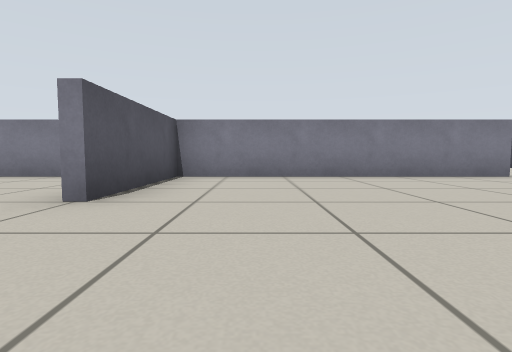
[1] (above)

21 first-person views from a walk through a world built for the Gazebo simulator. The camera is 0.39 m above the floor, tilts 4° down and sees 80° across. The floor is counted in squares, 1 m on a side. Each view is taken from the middle of a square. On the plan, view 1 faces up. The plan holds only what a view shows up to about 9 squares ahead; the rest is blank. The robots in the file are not drawn.

[2]
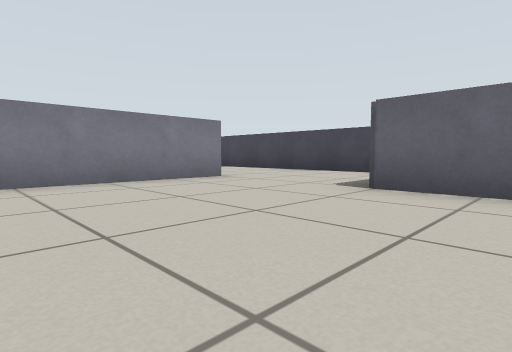

[3]
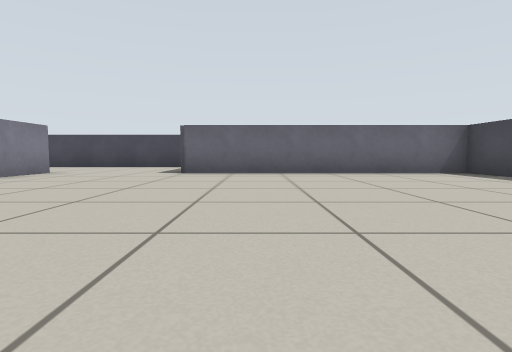

[4]
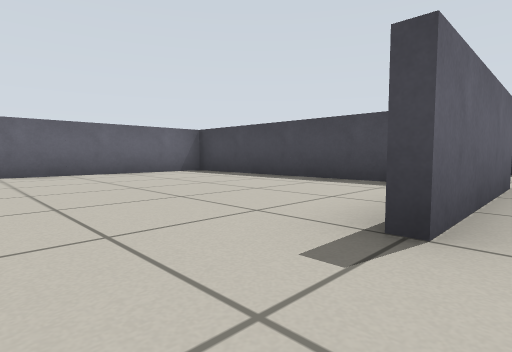

[5]
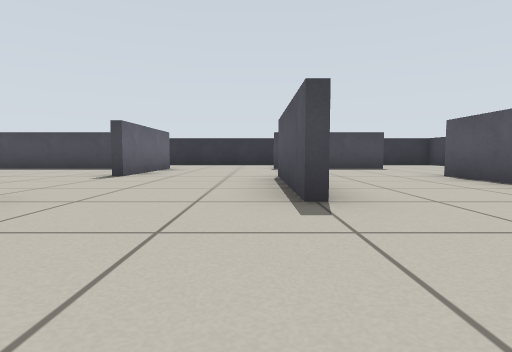

[6]
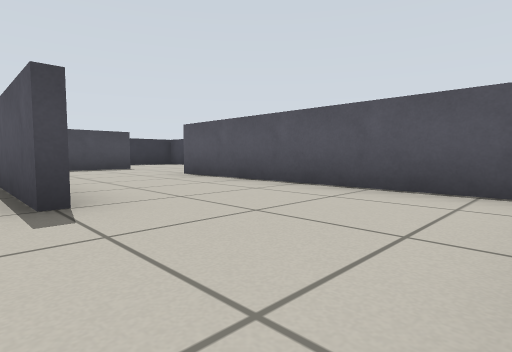

[7]
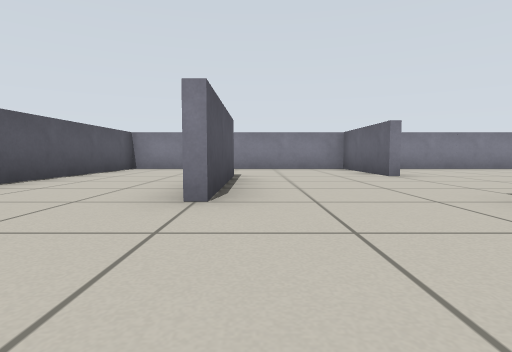

[8]
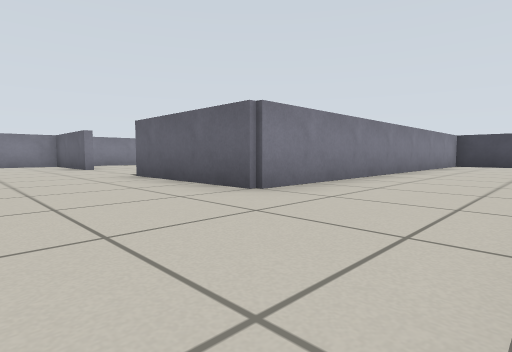

[9]
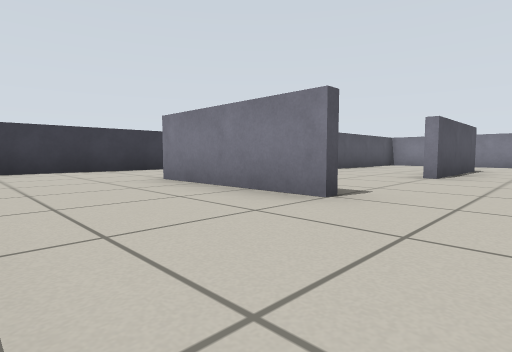

[10]
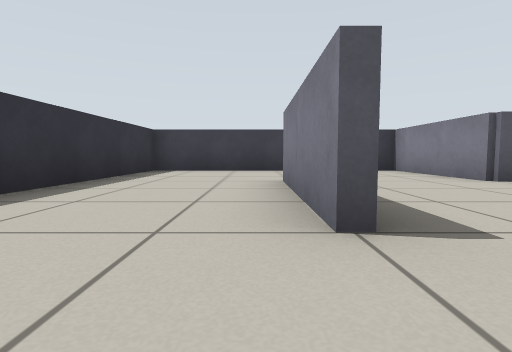

[11]
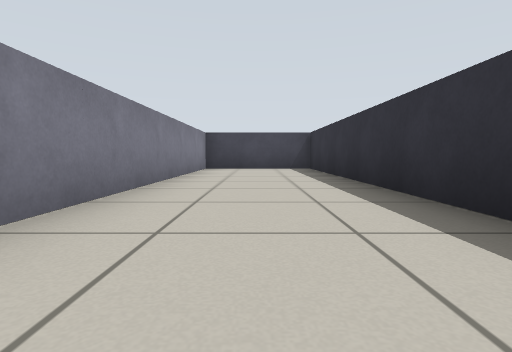

[12]
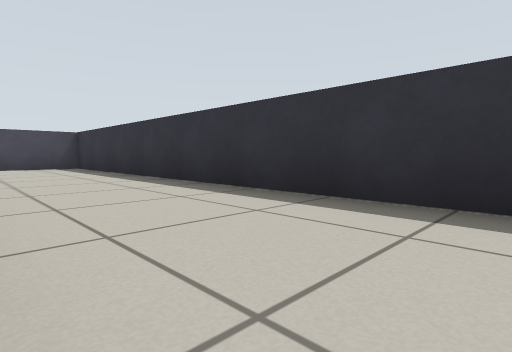

[13]
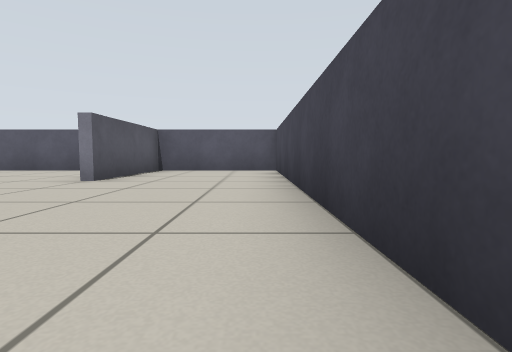

[14]
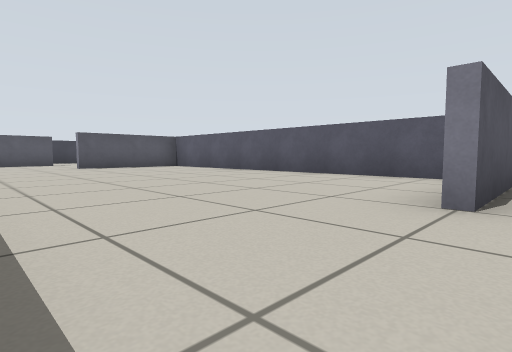

[15]
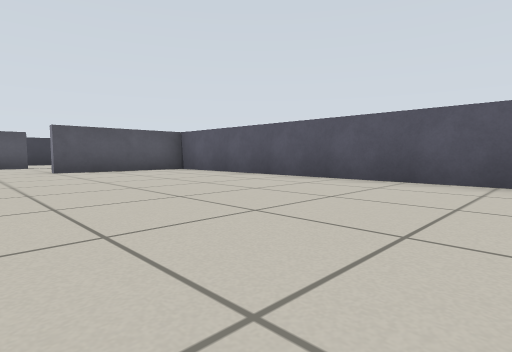

[16]
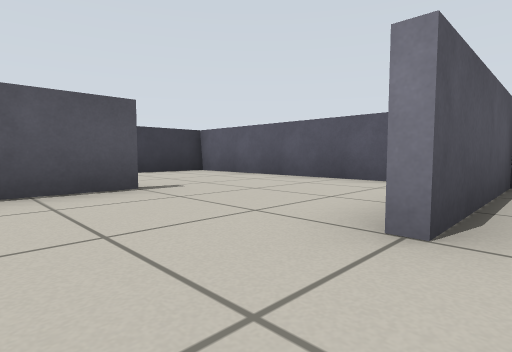

[17]
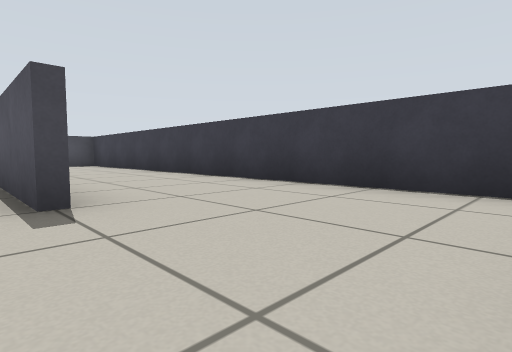

[18]
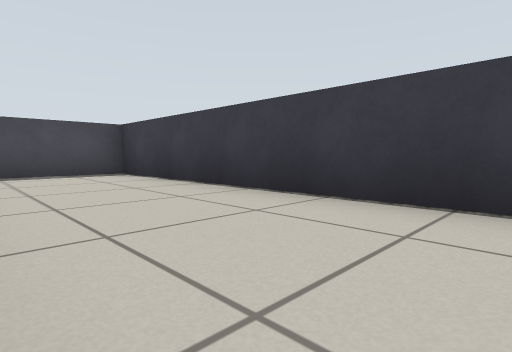

[19]
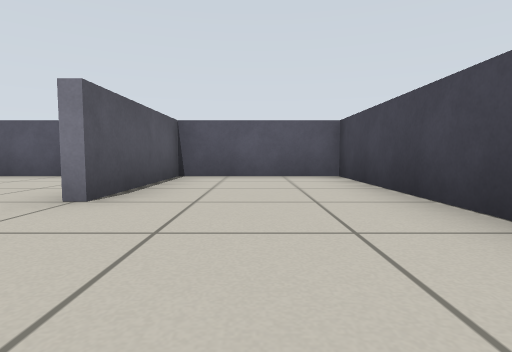

[20]
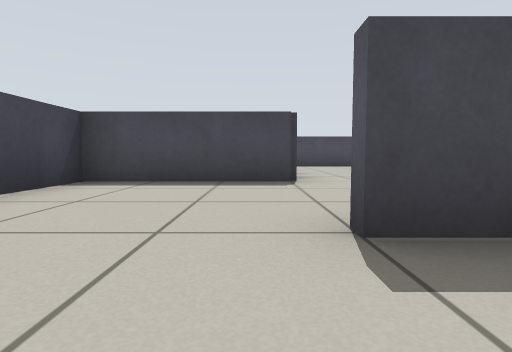

[21]
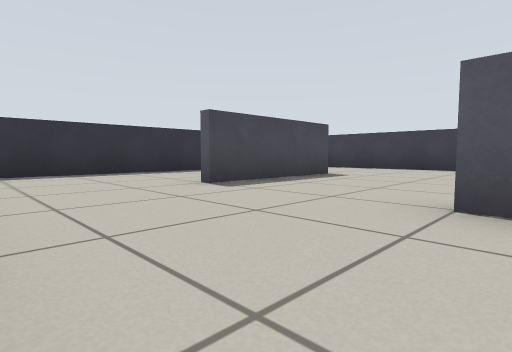

### Floor plan
Ten units are one square. View 1 is at (0, 0); x grows to the right and y downward. Boxes are objects, and circles mark ways between rooms. Rooms are numbered by the first view taken in them; rooms with no view inside come last. Other rooms are left out.
<svg viewBox="-111 -120 191 190">
<path fill="none" stroke="#000" d="M-16 -24 -16 -54M-14 -55 -14 -25M38 -56 45 -56M46 -54 -74 -54 -74 6M-16 15 -16 5M-44 -26 -44 5M-2 34 44 34 44 -26 75 -26 75 -115 46 -115 46 -84M-44 36 -75 36M-76 34 -45 34M-74 6 -105 6M-105 0 -105 65 75 65 75 36 -16 36 -16 15M38 -115 -44 -115 -44 -85M-74 -86 -74 -62M-58 -115 -105 -115 -105 0M-106 5 -85 5"/>
<circle cx="-40" cy="2" r="3" fill="#2a7"/>
<circle cx="33" cy="-80" r="3" fill="#2a7"/>
<circle cx="-40" cy="-75" r="3" fill="#2a7"/>
<text x="10" y="-30">1</text>
<text x="-30" y="40">2</text>
<text x="0" y="-90">3</text>
<text x="-80" y="-70">4</text>
</svg>
Room 1 opens to room 2. Room 1 opens to room 3. Room 3 opens to room 4.

Where each view was taken, in squares from view 1:
view 1: 0 up, 0 right, facing up
view 2: 1 up, 1 right, facing up-right
view 3: 1 up, 2 left, facing right
view 4: 1 up, 2 left, facing down-right
view 5: 5 up, 4 left, facing down
view 6: 5 up, 4 left, facing down-left
view 7: 3 down, 4 left, facing up
view 8: 6 down, 4 left, facing up-right
view 9: 6 down, 3 left, facing up-left
view 10: 4 down, 3 left, facing left
view 11: 5 down, 1 left, facing right
view 12: 4 down, 2 left, facing down-right
view 13: 4 up, 7 right, facing up
view 14: 6 up, 5 right, facing up-left
view 15: 7 up, 3 right, facing up-left
view 16: 7 up, 4 left, facing up-left
view 17: 11 up, 7 left, facing down-left
view 18: 6 up, 8 left, facing down-left
view 19: 6 up, 6 right, facing up
view 20: 7 up, 5 right, facing down
view 21: 0 up, 2 left, facing down-left
